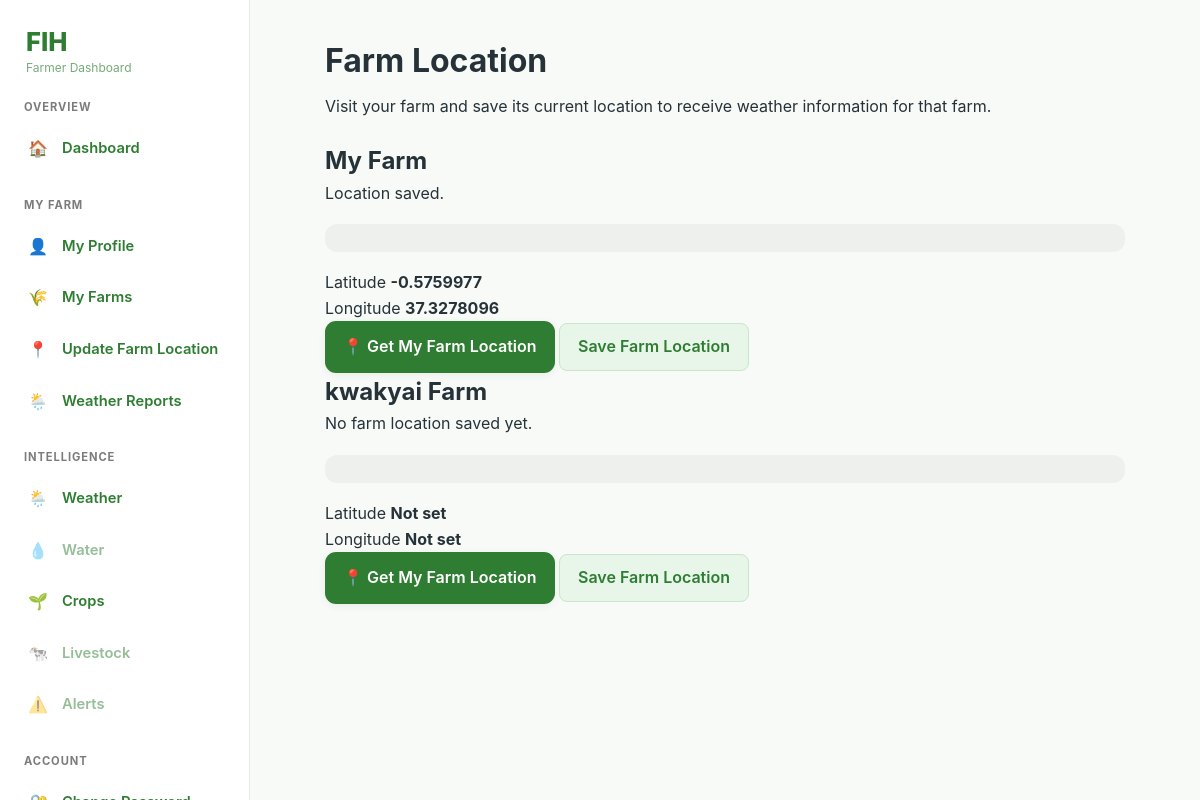
Page /farmer/farm-location.php (signed in) on the committed database.
### tables this page shows
CREATE TABLE `farmer_profiles` (
  `id` char(36) NOT NULL,
  `user_id` char(36) NOT NULL,
  `farm_name` varchar(100) DEFAULT NULL,
  `county_id` char(36) NOT NULL,
  `sub_county_id` char(36) NOT NULL,
  `ward_id` char(36) NOT NULL,
  `farm_size_acres` decimal(10,2) DEFAULT NULL,
  `water_source` varchar(100) DEFAULT NULL,
  `irrigation` tinyint(1) NOT NULL DEFAULT 0,
  `created_at` timestamp NOT NULL DEFAULT current_timestamp(),
  `updated_at` timestamp NOT NULL DEFAULT current_timestamp() ON UPDATE current_timestamp()
);

CREATE TABLE `coordinates` (
  `id` char(36) NOT NULL,
  `user_id` char(36) DEFAULT NULL,
  `farm_id` char(36) DEFAULT NULL,
  `latitude` decimal(10,7) NOT NULL,
  `longitude` decimal(10,7) NOT NULL,
  `accuracy_meters` decimal(10,2) DEFAULT NULL,
  `source` enum('device','farm_location') NOT NULL DEFAULT 'device',
  `created_at` timestamp NOT NULL DEFAULT current_timestamp(),
  `updated_at` timestamp NOT NULL DEFAULT current_timestamp() ON UPDATE current_timestamp()
);

### includes/security.php (called while the page is built, shortened)
<?php
function e(?string $value): string
{
    return htmlspecialchars(
        $value ?? '',
        ENT_QUOTES,
        'UTF-8'
    );
}

### farmer/farm-location.php (the view, shortened to what this page needs)
<?php
require_once __DIR__ . '/../includes/bootstrap.php';
$farmer_id = authenticated_farmer_id();
$sql = "
    SELECT
        id,
        farm_name
    FROM farmer_profiles
    WHERE user_id = :user_id
    ORDER BY created_at ASC
";
$stmt = $pdo->prepare($sql);
$stmt->execute([
    'user_id' => $farmer_id
]);
$farms = $stmt->fetchAll();
$coordinates_sql = "
    SELECT
        farm_id,
        latitude,
        longitude,
        accuracy_meters
    FROM coordinates
    WHERE user_id = :user_id
      AND source = 'farm_location'
";
$coordinates_stmt = $pdo->prepare(
    $coordinates_sql
);
$coordinates_stmt->execute([
    'user_id' => $farmer_id
]);
$coordinates = [];
foreach (
    $coordinates_stmt->fetchAll()
    as $coordinate
) {
    $coordinates[
        $coordinate['farm_id']
    ] = $coordinate;
}
?>
<!DOCTYPE html>
<html lang="en">
<head>
    <link
        rel="stylesheet"
        href="<?= e(FIH_BASE_URL) ?>/assets/css/style.css"
    >
    <link
        rel="stylesheet"
        href="<?= e(FIH_BASE_URL) ?>/assets/css/farmer.css"
    >
    <link
        rel="stylesheet"
        href="<?= e(FIH_BASE_URL) ?>/assets/css/farm-location.css"
        >
</head>
<body>
<?php require_once __DIR__ . '/../includes/farmer_sidebar.php'; ?>
<main class="farmer-dashboard-layout">
    <section class="farm-location-page">
        <div class="profile-heading">
<header class="farm-location-header">
            <h1>
                Farm Location
            </h1>
            <p class="location-card-description">
                Visit your farm and save its current location
                to receive weather information for that farm.
            </p>
        </div>
<section class="profile-card-location">
        <?php foreach ($farms as $farm): ?>
            <article class="profile-card farm-location-card">
                <h2>
                    <?= e(
                        $farm['farm_name'] ?: 'My Farm'
                    ) ?>
                </h2>
                <p>
                    <?php if (
                        isset($coordinates[$farm['id']])
                    ): ?>
                        Location saved.
                    <?php else: ?>
                        No farm location saved yet.
                    <?php endif; ?>
                </p>
                <div
                    id="location-status-<?= e($farm['id']) ?>"
                    class="location-status"
                >
                </div>
                <div class="location-preview">
                    <div>
                        <span>
                            Latitude
                        </span>
                        <strong
                            id="latitude-<?= e($farm['id']) ?>"
                        >
                            <?=
                                isset($coordinates[$farm['id']])
                                ? e(
                                    $coordinates[$farm['id']]['latitude']
                                )
                                : 'Not set'
                            ?>
                        </strong>
                    </div>
                    <div>
                        <span>
                            Longitude
                        </span>
                        <strong
                            id="longitude-<?= e($farm['id']) ?>"
                        >
                            <?=
                                isset($coordinates[$farm['id']])
                                ? e(
                                    $coordinates[$farm['id']]['longitude']
                                )
                                : 'Not set'
                            ?>
                        </strong>
                    </div>
                </div>
                <button
                    type="button"
                    class="primary-button location-button"
                    data-farm-id="<?= e($farm['id']) ?>"
                >
                    📍 Get My Farm Location
                </button>
                <button
                    type="button"
                    class="secondary-button save-location-button"
                    data-farm-id="<?= e($farm['id']) ?>"
                    disabled
                >
                    Save Farm Location
                </button>
            </article>
        <?php endforeach; ?>
    </section>
    </section>
</main>
</body>
</html>

### assets/css/style.css (style rules this page uses)
:root { --fih-primary: #2e7d32; --fih-primary-dark: #1b5e20; --fih-primary-light: #e8f5e9; --fih-secondary: #1565c0; --fih-secondary-light: #e3f2fd; --fih-accent: #f9a825; --fih-danger: #c62828; --fih-success: #2e7d32; --fih-text: #263238; --fih-muted: #607d8b; --fih-background: #f7faf7; --fih-surface: #ffffff; --fih-border: #dfe7df; --fih-radius-sm: 8px; --fih-radius-md: 12px; --fih-radius-lg: 18px; --fih-shadow-sm: 0 2px 8px rgba(0, 0, 0, 0.06); --fih-shadow-md: 0 8px 24px rgba(0, 0, 0, 0.08); --fih-transition: 0.2s ease; }
* { box-sizing: border-box; margin: 0; padding: 0; }
html { scroll-behavior: smooth; }
body { min-height: 100vh; font-family: Inter, "Segoe UI", Roboto, Arial, sans-serif; color: var(--fih-text); background: var(--fih-background); line-height: 1.6; -webkit-font-smoothing: antialiased; }
button, input, select, textarea { font: inherit; }
button { cursor: pointer; }
.primary-button, .secondary-button, .danger-button { display: inline-flex; align-items: center; justify-content: center; gap: 8px; min-height: 44px; padding: 10px 18px; border: none; border-radius: var(--fih-radius-sm); font-weight: 600; text-align: center; transition: transform var(--fih-transition), box-shadow var(--fih-transition), background var(--fih-transition); }
.primary-button { color: #ffffff; background: var(--fih-primary); box-shadow: var(--fih-shadow-sm); }
.secondary-button { color: var(--fih-primary); background: var(--fih-primary-light); border: 1px solid #c8e6c9; }

### assets/css/farmer.css (style rules this page uses)
.farmer-dashboard-layout { margin-left: 250px; min-height: 100vh; }

### assets/css/farm-location.css (style rules this page uses)
.farm-location-page { width: 100%; max-width: 850px; margin: 0 auto; padding: 20px 16px 40px; }
.farm-location-header { margin-bottom: 24px; }
.farm-location-header h1 { margin: 0 0 8px; font-size: 1.7rem; }
.farm-location-header p { margin: 0; line-height: 1.5; }
.location-card-description { margin-bottom: 22px; line-height: 1.5; }
.location-status { margin: 18px 0; padding: 14px; border-radius: 12px; background: rgba(0, 0, 0, 0.04); line-height: 1.5; }
.location-button { width: 100%; min-height: 50px; border: 0; border-radius: 11px; padding: 13px 18px; font: inherit; font-weight: 600; cursor: pointer; }
@media (min-width: 700px) { .farm-location-page { padding: 35px 25px 60px; } }
@media (min-width: 700px) { .farm-location-header h1 { font-size: 2rem; } }
@media (min-width: 700px) { .location-button { width: auto; min-width: 220px; } }

### rows in the picture
farmer_profiles: farm_name "My Farm", shows "Location saved.", id.latitude "-0.5759977", id.longitude "37.3278096"
farmer_profiles: farm_name "kwakyai Farm", shows "No farm location saved yet.", shows "Not set"
